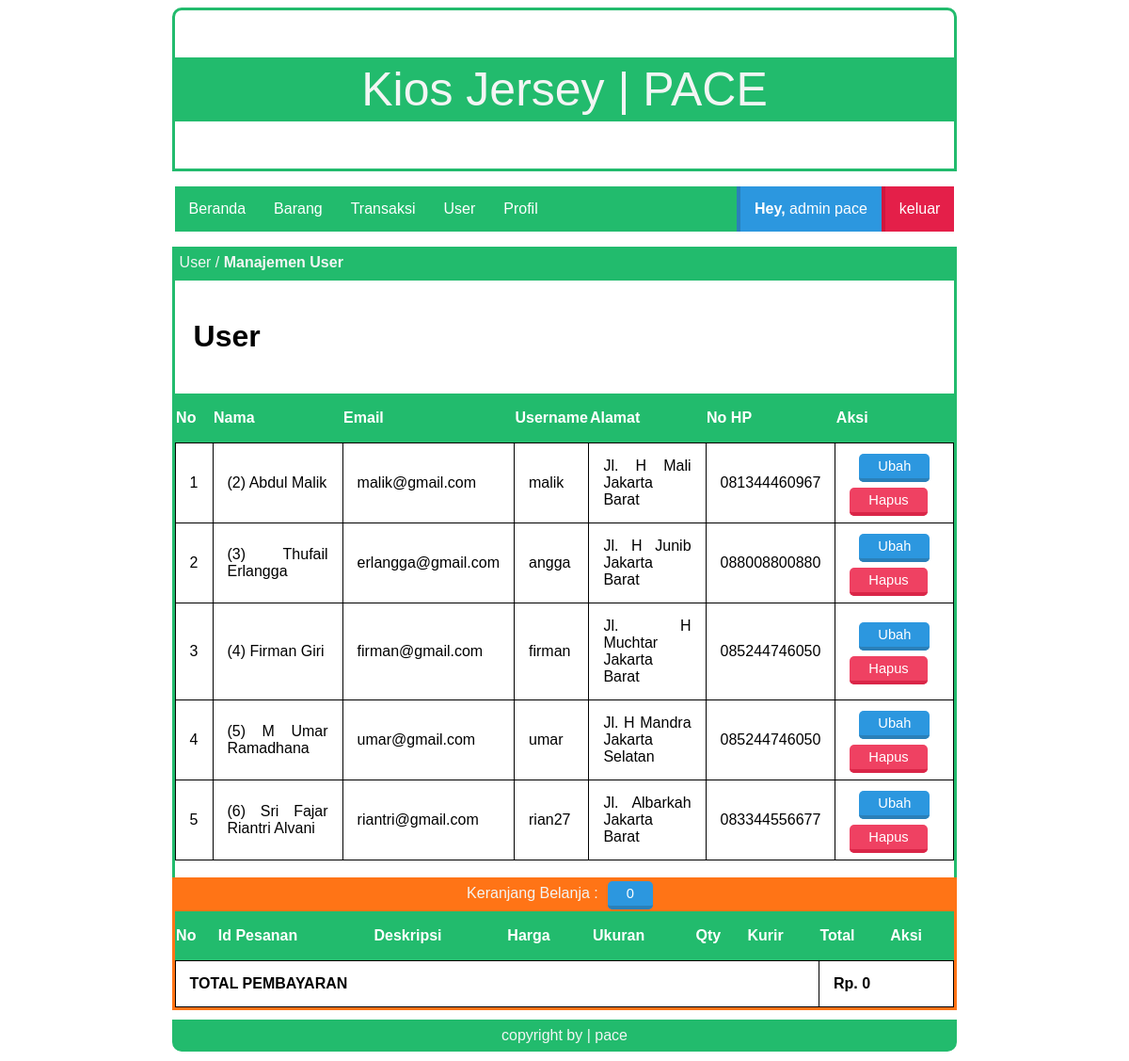
The page /index.php?page=user (signed in) on the database its author committed.
### tables this page shows
CREATE TABLE `tbl_users` (
  `id_user` int(100) NOT NULL,
  `nama_lengkap` varchar(30) NOT NULL,
  `email` varchar(30) NOT NULL,
  `username` varchar(6) NOT NULL,
  `password` varchar(6) NOT NULL,
  `alamat` varchar(50) NOT NULL,
  `no_hp` text NOT NULL,
  `title` varchar(10) NOT NULL
);

### page/admin/user/user.php (the view, shortened to what this page needs)
<div class="box-title">
    <p>User / <b>Manajemen User</b></p>
</div>
<div id="box">
  <h1>User</h1>
  <?php
  $status = "user";
  include('lib/koneksi.php');
  $query = $conn->prepare("SELECT * FROM tbl_users WHERE title=:title");
  $query->bindparam(':title',$status);
  $query->execute();
  $data = $query->fetchAll();
  ?>
  <table class="news">
    <tr>
      <th>No</th>
      <th>Nama</th>
      <th>Email</th>
      <th>Username</th>
      <th>Alamat</th>
      <th>No HP</th>
      <th>Aksi</th>
    </tr>
    <?php
    $no=1;
    foreach ($data as $value): ?>
        <tr>
            <td><?php echo $no; ?></td>
            <td><?php echo "(".$value['id_user'].") ".$value['nama_lengkap'] ?></td>
            <td><?php echo $value['email'] ?></td>
            <td><?php echo $value['username'] ?></td>
            <td><?php echo $value['alamat'] ?></td>
            <td><?php echo $value['no_hp'] ?></td>
            <td>
              <a class="tombol-biru" href="?page=user_edit&id=<?php echo $value['id_user']; ?>">Ubah</a><br><br>
              <a class="tombol-merah" href="?page=user_hapus&id=<?php echo $value['id_user']; ?>">Hapus</a>
            </td>
        </tr>
    <?php
    $no++;
    endforeach;
     ?>
  </table>
  <br>
</div>

### style.css (style rules this page uses)
.box-title { background: #22bb6d; width: 70%; height: 30px; margin: auto; border: 3px solid #22bb6d; }
.box-title p { color: #f3f5f4; margin: 5px 5px; font-family: sans-serif; }
#box { border-bottom: 0px; border-left: 3px solid #22bb6d; border-right: 3px solid #22bb6d; width: 70%; margin: auto; min-height: 200px; overflow: hidden; }
table.news { border-collapse: collapse; width: 100%; }
.news td { padding: 15px; border: 1px solid black; }
.news th { background-color: #22bb6d; color: white; height: 50px; }
#box p,h1,h2,table,tr,td,img { font-family: sans-serif; padding: 20px; text-align: justify; }
.tombol-biru { background:#2C97DF; color:white; border-top:0; border-left:0; border-right:0; border-bottom:4px solid #2A80B9; border-radius: 5px; padding:5px 20px; text-decoration:none; font-family:sans-serif; font-size:11pt; margin:10px; }
.tombol-merah { background:#ef4162; color:white; border-top:0; border-left:0; border-right:0; border-bottom:4px solid #da2648; border-radius: 5px; padding:5px 20px; text-decoration:none; font-family:sans-serif; font-size:11pt; }

### rows shown on the page
tbl_users: id_user "2", nama_lengkap "Abdul Malik", email "malik@gmail.com", username "malik", alamat "Jl. H Mali Jakarta Barat", no_hp "081344460967"
tbl_users: id_user "3", nama_lengkap "Thufail Erlangga", email "erlangga@gmail.com", username "angga", alamat "Jl. H Junib Jakarta Barat", no_hp "088008800880"
tbl_users: id_user "4", nama_lengkap "Firman Giri", email "firman@gmail.com", username "firman", alamat "Jl. H Muchtar Jakarta Barat", no_hp "085244746050"
tbl_users: id_user "5", nama_lengkap "M Umar Ramadhana", email "umar@gmail.com", username "umar", alamat "Jl. H Mandra Jakarta Selatan", no_hp "085244746050"
tbl_users: id_user "6", nama_lengkap "Sri Fajar Riantri Alvani", email "riantri@gmail.com", username "rian27", alamat "Jl. Albarkah Jakarta Barat", no_hp "083344556677"

### other values the page prints
$title "admin"
$user "pace"
$count "0"
$jumlah "0"
